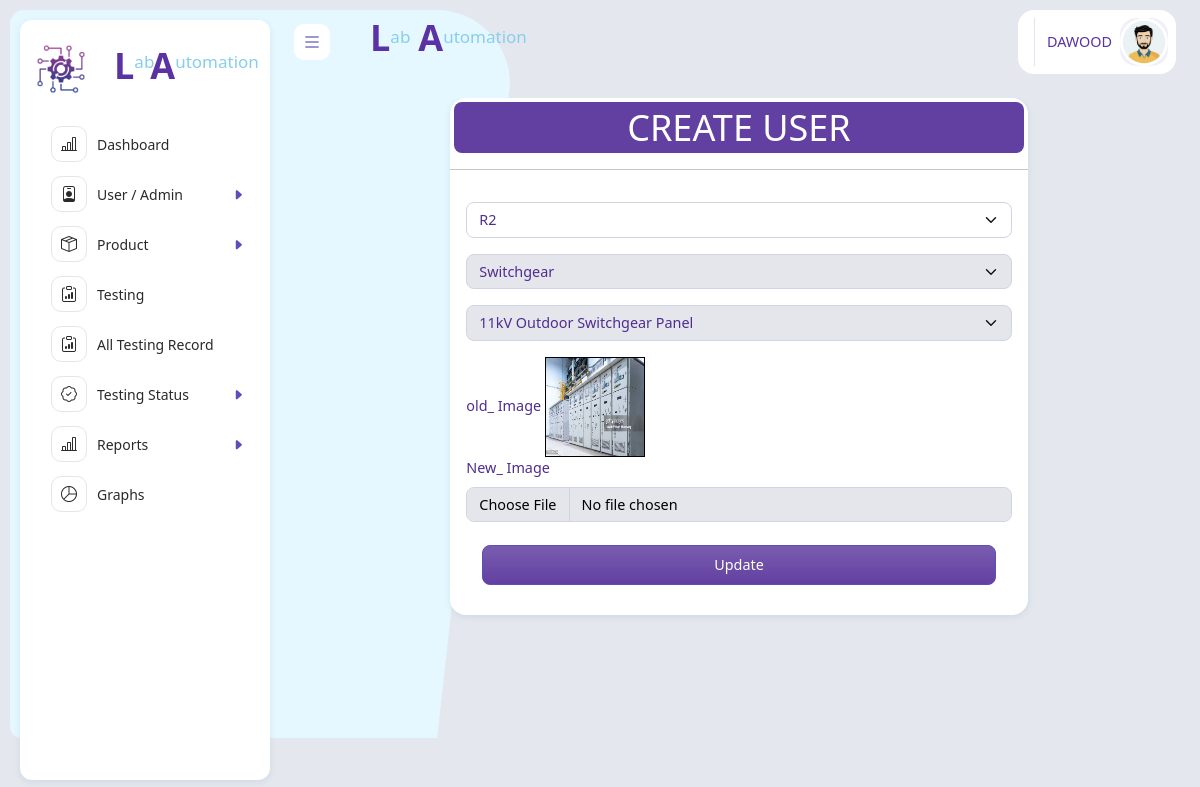
The app's page /edit-products.php?id=47 (signed in) with its own data.
### tables this page shows
CREATE TABLE `products` (
  `id` int(11) NOT NULL,
  `product_id` varchar(12) NOT NULL,
  `product_code` varchar(2) NOT NULL,
  `rivision` varchar(11) NOT NULL,
  `manufacturing_no` varchar(50) NOT NULL,
  `product_type` varchar(11) NOT NULL,
  `product_name` varchar(200) NOT NULL,
  `image` varchar(255) NOT NULL,
  `is_active` tinyint(1) DEFAULT 1
);

### edit-products.php (the view, shortened to what this page needs)
<?php
include 'header.php';
include "backend/db.php";
$id = $_GET["id"];
$query = mysqli_query($conn, "SELECT * FROM products WHERE id = '$id'");
$data = mysqli_fetch_assoc($query);
?>
<div class="app-body">
<div class="container-fluid">
    <div class="card col-md-8  mx-auto ">
        <div class="card-head">
            <h1 class="title bg-primary rounded text-center text-white p-1 m-1 testinheading " >CREATE USER</h1>
            <hr>
        </div>
        <div class="card-body ">
   <form action="update-products.php" method="POST" enctype="multipart/form-data">
                         <select class="form-select mb-3" name="rivision" required>
                 <option value="R2" <?= ($data['rivision']=='R2')?'selected':'' ?>>R2</option>
                 </select>
                <select class="form-select mb-3" name="product_type"disabled>
                 <option value="Switchgear" <?= ($data['product_type']=='Switchgear')?'selected':'' ?>>Switchgear</option>
                 </select>
        <select class="form-select mb-3" name="product_name" disabled>
          <optgroup label="Switchgear">
            <option value="11kV Outdoor Switchgear Panel"<?= ($data['product_name']=='11kV Indoor Switchgear Panel')?'selected':'' ?>>11kV Outdoor Switchgear Panel</option>
          </optgroup>
        </select>
            <label for="image">old_ Image</label>
           <img src="assets/images/<?= $data['image'] ?>"  alt="udating product Image" style="width:100px;height:100px; border:1px solid black;">
            <br>
            <label for="image">New_ Image</label>
            <input type="file" name="image" id="image" class="form-control my-2"disabled >
       <div class="card-footer text-center">
        <button id="btn" type="submit" name="submit" class="btn btn-primary w-100 m-0 p-2 testinheading">Update</button>
    </div>
    </form>
    </div>
   </div>
 </div>
<?php
include 'footer.php';
?>

### header.php (style rules this page uses)
.testinheading { background-color: #6240a1ff!important; color:white!important; }
label { color: #4f2d8fff !important; }
select { color: #4f2d8fff !important; }

### records on screen
products: rivision "R2", product_type "Switchgear", product_name "11kV Outdoor Switchgear Panel", image (picture)

### other values on screen
$_SESSION['user']['name'] "DAWOOD"
